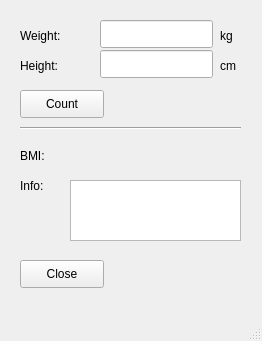
<?xml version="1.0" encoding="UTF-8"?>
<ui version="4.0">
 <class>MainWindow</class>
 <widget class="QMainWindow" name="MainWindow">
  <property name="geometry">
   <rect>
    <x>0</x>
    <y>0</y>
    <width>262</width>
    <height>341</height>
   </rect>
  </property>
  <property name="windowTitle">
   <string>MainWindow</string>
  </property>
  <widget class="QWidget" name="centralwidget">
   <widget class="QLabel" name="label">
    <property name="geometry">
     <rect>
      <x>20</x>
      <y>20</y>
      <width>81</width>
      <height>31</height>
     </rect>
    </property>
    <property name="text">
     <string>Weight:</string>
    </property>
   </widget>
   <widget class="QLabel" name="label_2">
    <property name="geometry">
     <rect>
      <x>20</x>
      <y>50</y>
      <width>81</width>
      <height>31</height>
     </rect>
    </property>
    <property name="text">
     <string>Height:</string>
    </property>
   </widget>
   <widget class="QLineEdit" name="weightLineEdit">
    <property name="geometry">
     <rect>
      <x>100</x>
      <y>20</y>
      <width>113</width>
      <height>28</height>
     </rect>
    </property>
   </widget>
   <widget class="QLineEdit" name="heightLineEdit">
    <property name="geometry">
     <rect>
      <x>100</x>
      <y>50</y>
      <width>113</width>
      <height>28</height>
     </rect>
    </property>
   </widget>
   <widget class="QLabel" name="label_3">
    <property name="geometry">
     <rect>
      <x>220</x>
      <y>20</y>
      <width>81</width>
      <height>31</height>
     </rect>
    </property>
    <property name="text">
     <string>kg</string>
    </property>
   </widget>
   <widget class="QLabel" name="label_4">
    <property name="geometry">
     <rect>
      <x>220</x>
      <y>50</y>
      <width>81</width>
      <height>31</height>
     </rect>
    </property>
    <property name="text">
     <string>cm</string>
    </property>
   </widget>
   <widget class="QPushButton" name="countButton">
    <property name="geometry">
     <rect>
      <x>20</x>
      <y>90</y>
      <width>84</width>
      <height>28</height>
     </rect>
    </property>
    <property name="text">
     <string>Count</string>
    </property>
   </widget>
   <widget class="Line" name="line">
    <property name="geometry">
     <rect>
      <x>20</x>
      <y>120</y>
      <width>221</width>
      <height>16</height>
     </rect>
    </property>
    <property name="orientation">
     <enum>Qt::Horizontal</enum>
    </property>
   </widget>
   <widget class="QLabel" name="label_5">
    <property name="geometry">
     <rect>
      <x>20</x>
      <y>140</y>
      <width>51</width>
      <height>31</height>
     </rect>
    </property>
    <property name="text">
     <string>BMI:</string>
    </property>
   </widget>
   <widget class="QLabel" name="label_6">
    <property name="geometry">
     <rect>
      <x>20</x>
      <y>170</y>
      <width>51</width>
      <height>31</height>
     </rect>
    </property>
    <property name="text">
     <string>Info:</string>
    </property>
   </widget>
   <widget class="QTextBrowser" name="infoTextBrowser">
    <property name="geometry">
     <rect>
      <x>70</x>
      <y>180</y>
      <width>171</width>
      <height>61</height>
     </rect>
    </property>
   </widget>
   <widget class="QPushButton" name="closeButton">
    <property name="geometry">
     <rect>
      <x>20</x>
      <y>260</y>
      <width>84</width>
      <height>28</height>
     </rect>
    </property>
    <property name="text">
     <string>Close</string>
    </property>
   </widget>
   <widget class="QLabel" name="resultLabel">
    <property name="geometry">
     <rect>
      <x>70</x>
      <y>139</y>
      <width>63</width>
      <height>31</height>
     </rect>
    </property>
    <property name="text">
     <string/>
    </property>
   </widget>
  </widget>
  <widget class="QMenuBar" name="menubar">
   <property name="geometry">
    <rect>
     <x>0</x>
     <y>0</y>
     <width>262</width>
     <height>25</height>
    </rect>
   </property>
  </widget>
  <widget class="QStatusBar" name="statusbar"/>
 </widget>
 <resources/>
 <connections>
  <connection>
   <sender>closeButton</sender>
   <signal>clicked()</signal>
   <receiver>MainWindow</receiver>
   <slot>close()</slot>
   <hints>
    <hint type="sourcelabel">
     <x>78</x>
     <y>303</y>
    </hint>
    <hint type="destinationlabel">
     <x>131</x>
     <y>300</y>
    </hint>
   </hints>
  </connection>
 </connections>
</ui>
